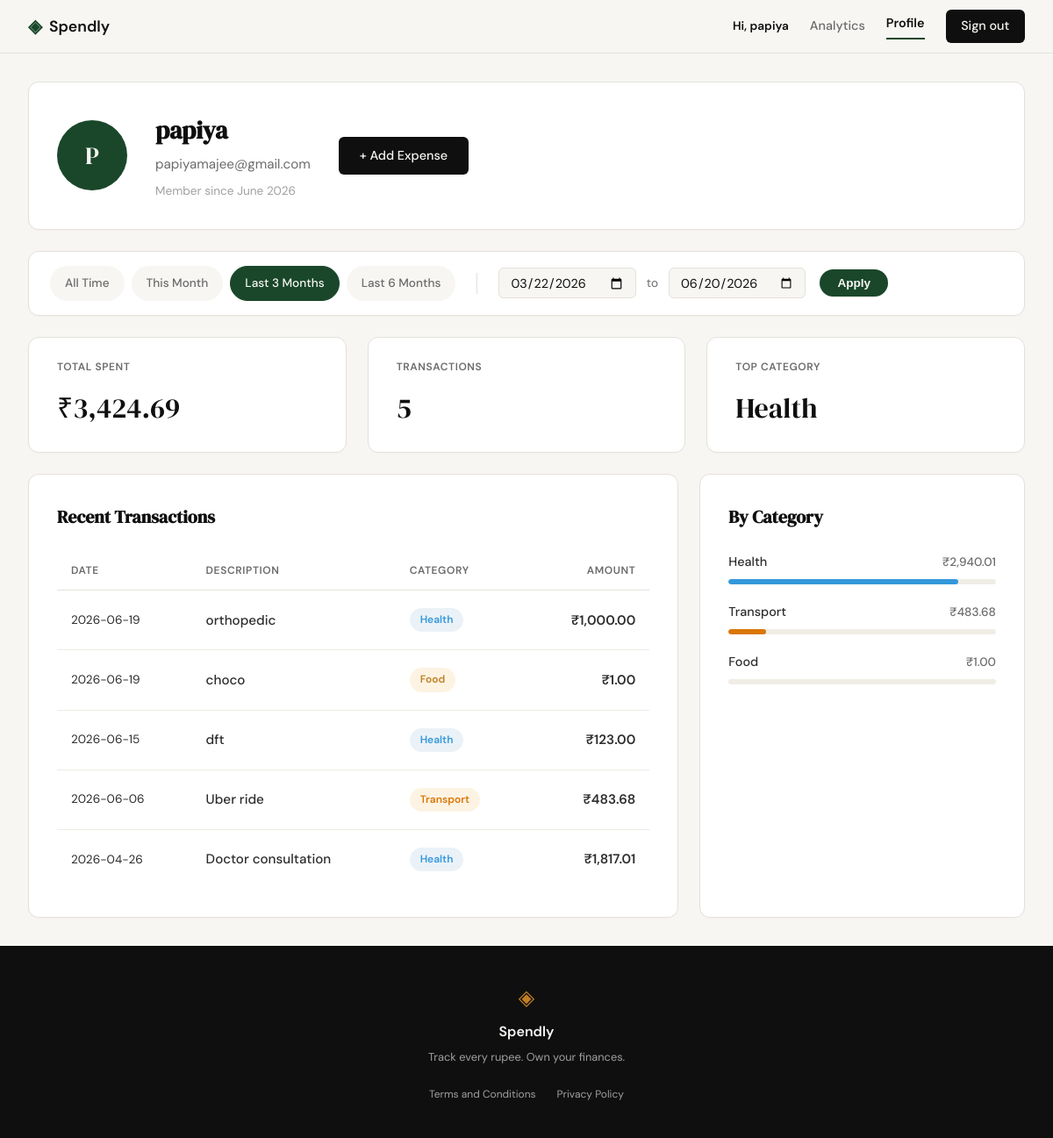
Screenshot of /profile?date_from=2026-03-22&date_to=2026-06-20 (signed in) with the database file from the repository.
### tables this page shows
CREATE TABLE users (
            id INTEGER PRIMARY KEY AUTOINCREMENT,
            name TEXT NOT NULL,
            email TEXT UNIQUE NOT NULL,
            password_hash TEXT NOT NULL,
            created_at TEXT DEFAULT CURRENT_TIMESTAMP
        );

CREATE TABLE expenses (
            id INTEGER PRIMARY KEY AUTOINCREMENT,
            user_id INTEGER NOT NULL,
            amount REAL NOT NULL,
            category TEXT NOT NULL,
            date TEXT NOT NULL,
            description TEXT,
            created_at TEXT DEFAULT CURRENT_TIMESTAMP,
            FOREIGN KEY (user_id) REFERENCES users(id)
        );

### app.py (the view)
@app.route("/profile")
def profile():
    if not session.get("user_id"):
        flash("Please log in to view your profile.", "error")
        return redirect(url_for("login"))
    user_id = session["user_id"]
    user_record = get_user_by_id(user_id)
    date_from_raw = request.args.get("date_from")
    date_to_raw = request.args.get("date_to")
    date_from = None
    date_to = None
    if date_from_raw and date_to_raw:
        try:
            start_date = datetime.strptime(date_from_raw, "%Y-%m-%d").date()
            end_date = datetime.strptime(date_to_raw, "%Y-%m-%d").date()
            if start_date > end_date:
                flash("Start date must be before end date.", "error")
            else:
                date_from = date_from_raw
                date_to = date_to_raw
        except ValueError:
            pass
    today = date.today()
    presets = {
        "this_month": {
            "from": today.replace(day=1).isoformat(),
            "to": today.isoformat()
        },
        "last_3_months": {
            "from": (today - timedelta(days=90)).isoformat(),
            "to": today.isoformat()
        },
        "last_6_months": {
            "from": (today - timedelta(days=180)).isoformat(),
            "to": today.isoformat()
        }
    }
    user_data = {
        "name": user_record["name"],
        "email": user_record["email"],
        "initials": "U"
    }
    try:
        dt_member = datetime.strptime(user_record["created_at"], "%Y-%m-%d %H:%M:%S")
        user_data["member_since"] = dt_member.strftime("%B %Y")
    except (ValueError, TypeError):
        user_data["member_since"] = "Unknown"
    names = user_data["name"].split()
    if len(names) >= 2:
        user_data["initials"] = (names[0][0] + names[-1][0]).upper()
    elif names:
        user_data["initials"] = names[0][0].upper()
    raw_stats = get_user_stats(user_id, date_from, date_to)
    stats = {
        "total_spent": f"₹{raw_stats['total_spent']:,.2f}",
        "count": raw_stats['count'],
        "top_category": raw_stats['top_category'] or "None"
    }
    raw_expenses = get_user_expenses(user_id, date_from, date_to)
    transactions = []
    for exp in raw_expenses:
        transactions.append({
            "date": exp["date"],
            "desc": exp["description"],
            "category": exp["category"],
            "amount": f"₹{exp['amount']:,.2f}"
        })
    categories = get_category_breakdown(user_id, date_from, date_to)
    for cat in categories:
        cat["amount"] = f"₹{cat['amount']:,.2f}"
    return render_template("profile.html",
                           user=user_data,
                           stats=stats,
                           transactions=transactions,
                           categories=categories,
                           date_from=date_from,
                           date_to=date_to,
                           presets=presets)

### database/db.py (called while the page is built)
def get_db():
    conn = sqlite3.connect(DB_NAME)
    conn.row_factory = sqlite3.Row
    conn.execute("PRAGMA foreign_keys = ON;")
    return conn

def get_user_by_id(user_id):
    conn = get_db()
    cursor = conn.cursor()
    try:
        cursor.execute('SELECT * FROM users WHERE id = ?', (user_id,))
        return cursor.fetchone()
    finally:
        conn.close()

def get_user_expenses(user_id, date_from=None, date_to=None):
    conn = get_db()
    cursor = conn.cursor()
    try:
        query = 'SELECT * FROM expenses WHERE user_id = ?'
        params = [user_id]
        if date_from and date_to:
            query += ' AND date BETWEEN ? AND ?'
            params.extend([date_from, date_to])
        query += ' ORDER BY date DESC'
        cursor.execute(query, params)
        return cursor.fetchall()
    finally:
        conn.close()

def get_user_stats(user_id, date_from=None, date_to=None):
    conn = get_db()
    cursor = conn.cursor()
    try:
        date_filter = ""
        params_sub = [user_id]
        params_main = [user_id]
        if date_from and date_to:
            date_filter = " AND date BETWEEN ? AND ?"
            params_sub.extend([date_from, date_to])
            params_main.extend([date_from, date_to])
        query = f'''
            SELECT
                COALESCE(SUM(amount), 0) as total_spent,
                COUNT(id) as count,
                (SELECT category FROM expenses WHERE user_id = ? {date_filter} GROUP BY category ORDER BY SUM(amount) DESC LIMIT 1) as top_category
            FROM expenses
            WHERE user_id = ? {date_filter}
        '''
        cursor.execute(query, params_sub + params_main)
        return cursor.fetchone()
    finally:
        conn.close()

### templates/profile.html (shortened to what this page needs)
{% extends "base.html" %}
{% block head %}
    <link rel="stylesheet" href="{{ url_for('static', filename='css/profile.css') }}">
{% endblock %}
{% block content %}
<div class="profile-container">
    <div class="profile-header-card">
        <div class="profile-avatar">
            {{ user.initials }}
        </div>
        <div class="profile-details">
            <h1 class="profile-name">{{ user.name }}</h1>
            <p class="profile-email">{{ user.email }}</p>
            <p class="profile-meta">Member since {{ user.member_since }}</p>
        </div>
        <a href="{{ url_for('add_expense') }}" class="btn-primary">+ Add Expense</a>
    </div>
    <div class="filter-bar">
        <div class="filter-presets">
            <a href="{{ url_for('profile') }}"
               class="preset-btn {% if not date_from %}active{% endif %}">
                All Time
            </a>
            <a href="{{ url_for('profile', date_from=presets.this_month.from, date_to=presets.this_month.to) }}"
               class="preset-btn {% if date_from == presets.this_month.from and date_to == presets.this_month.to %}active{% endif %}">
                This Month
            </a>
            <a href="{{ url_for('profile', date_from=presets.last_3_months.from, date_to=presets.last_3_months.to) }}"
               class="preset-btn {% if date_from == presets.last_3_months.from and date_to == presets.last_3_months.to %}active{% endif %}">
                Last 3 Months
            </a>
            <a href="{{ url_for('profile', date_from=presets.last_6_months.from, date_to=presets.last_6_months.to) }}"
               class="preset-btn {% if date_from == presets.last_6_months.from and date_to == presets.last_6_months.to %}active{% endif %}">
                Last 6 Months
            </a>
        </div>
        <form action="{{ url_for('profile') }}" method="GET" class="filter-custom">
            <div class="input-group-row">
                <input type="date" id="date_from" name="date_from" value="{{ date_from or '' }}" required>
                <span class="to-text">to</span>
                <input type="date" id="date_to" name="date_to" value="{{ date_to or '' }}" required>
            </div>
            <button type="submit" class="apply-btn">Apply</button>
        </form>
    </div>
    <div class="stats-row">
        <div class="stat-card">
            <div class="stat-label">TOTAL SPENT</div>
            <div class="stat-value">{{ stats.total_spent }}</div>
        </div>
        <div class="stat-card">
            <div class="stat-label">TRANSACTIONS</div>
            <div class="stat-value">{{ stats.count }}</div>
        </div>
        <div class="stat-card">
            <div class="stat-label">TOP CATEGORY</div>
            <div class="stat-value">{{ stats.top_category }}</div>
        </div>
    </div>
    <div class="profile-bottom-grid">
        <div class="history-card">
            <h2 class="section-title">Recent Transactions</h2>
            <div class="history-table-container">
                <table class="history-table">
                    <thead>
                        <tr>
                            <th>DATE</th>
                            <th>DESCRIPTION</th>
                            <th>CATEGORY</th>
                            <th class="td-amount">AMOUNT</th>
                        </tr>
                    </thead>
                    <tbody>
                        {% for tx in transactions %}
                        <tr>
                            <td class="td-date">{{ tx.date }}</td>
                            <td class="td-desc">{{ tx.desc }}</td>
                            <td>
                                <span class="badge badge-{{ tx.category|lower }}">{{ tx.category }}</span>
                            </td>
                            <td class="td-amount">{{ tx.amount }}</td>
                        </tr>
                        {% endfor %}
                    </tbody>
                </table>
            </div>
        </div>
        <div class="category-card">
            <h2 class="section-title">By Category</h2>
            <div class="category-list">
                {% for cat in categories %}
                <div class="category-item">
                    <div class="category-info">
                        <span class="category-name">{{ cat.name }}</span>
                        <span class="category-value">{{ cat.amount }}</span>
                    </div>
                    <div class="progress-bar">
                        <div class="progress-fill fill-{{ cat.class }}" style="width: {{ cat.percent }}%"></div>
                    </div>
                </div>
                {% endfor %}
            </div>
        </div>
    </div>
</div>
{% endblock %}

### templates/base.html (shortened to what this page needs)
<!DOCTYPE html>
<html lang="en">
<head>
    <link rel="stylesheet" href="{{ url_for('static', filename='css/style.css') }}">
    {% block head %}{% endblock %}
</head>
<body>
    <nav class="navbar">
        <div class="nav-inner">
            <a href="{{ url_for('landing') }}" class="nav-brand">
                <span class="brand-icon">◈</span>
                <span class="brand-name">Spendly</span>
            </a>
            <div class="nav-links">
                {% if session.get('user_id') %}
                    <span class="nav-user">Hi, {{ session.get('user_name') }}</span>
                    <a href="{{ url_for('analytics') }}" class="{% if request.endpoint == 'analytics' %}active{% endif %}">Analytics</a>
                    <a href="{{ url_for('profile') }}" class="{% if request.endpoint == 'profile' %}active{% endif %}">Profile</a>
                    <a href="{{ url_for('logout') }}" class="nav-cta">Sign out</a>
                {% else %}
                    <a href="{{ url_for('login') }}">Sign in</a>
                    <a href="{{ url_for('register') }}" class="nav-cta">Get started</a>
                {% endif %}
            </div>
        </div>
    </nav>
    <main class="main-content">
        {% block content %}{% endblock %}
    </main>
    <footer class="footer">
        <div class="footer-inner">
            <span class="brand-icon">◈</span>
            <span class="footer-name">Spendly</span>
            <p class="footer-copy">Track every rupee. Own your finances.</p>
            <div class="footer-links">
                <a href="{{ url_for('terms') }}" class="footer-link">Terms and Conditions</a>
                <a href="{{ url_for('privacy') }}" class="footer-link">Privacy Policy</a>
            </div>
        </div>
    </footer>
</body>
</html>

### static/css/style.css (style rules this page uses)
:root { --ink: #0f0f0f; --ink-soft: #2d2d2d; --ink-muted: #6b6b6b; --ink-faint: #a0a0a0; --paper: #f7f6f3; --paper-warm: #f0ede6; --paper-card: #ffffff; --accent: #1a472a; --accent-light: #e8f0eb; --accent-2: #c17f24; --accent-2-light: #fdf3e3; --danger: #c0392b; --danger-light: #fdecea; --border: #e4e1da; --border-soft: #eeebe4; --font-display: 'DM Serif Display', Georgia, serif; --font-body: 'DM Sans', system-ui, sans-serif; --max-width: 1200px; --auth-width: 440px; --radius-sm: 6px; --radius-md: 12px; --radius-lg: 20px; }
*, *::before, *::after { box-sizing: border-box; margin: 0; padding: 0; }
html { font-size: 16px; scroll-behavior: smooth; }
body { background: var(--paper); color: var(--ink); font-family: var(--font-body); font-size: 1rem; line-height: 1.6; -webkit-font-smoothing: antialiased; }
a { color: inherit; text-decoration: none; }
.navbar { position: sticky; top: 0; z-index: 100; background: var(--paper); border-bottom: 1px solid var(--border); padding: 0 2rem; }
.nav-inner { max-width: var(--max-width); margin: 0 auto; height: 60px; display: flex; align-items: center; justify-content: space-between; }
.nav-brand { display: flex; align-items: center; gap: 0.5rem; font-family: var(--font-body); font-weight: 600; font-size: 1.1rem; color: var(--ink); }
.brand-icon { color: var(--accent); font-size: 1.3rem; }
.brand-name { color: var(--ink); }
.nav-links { display: flex; align-items: center; gap: 1.5rem; font-size: 0.9rem; font-weight: 500; }
.nav-links a { color: var(--ink-muted); transition: color 0.2s; }
.nav-links a.active { color: var(--ink); font-weight: 600; border-bottom: 2px solid var(--accent); padding-bottom: 0.25rem; }
.nav-user { color: var(--ink); font-weight: 600; font-size: 0.85rem; }
.nav-cta { background: var(--ink) !important; color: var(--paper) !important; padding: 0.45rem 1.1rem; border-radius: var(--radius-sm); transition: background 0.2s !important; }
.main-content { min-height: calc(100vh - 60px - 100px); }
.btn-primary { display: inline-block; background: var(--ink); color: var(--paper); padding: 0.65rem 1.5rem; border-radius: var(--radius-sm); font-family: var(--font-body); font-size: 0.9rem; font-weight: 500; cursor: pointer; border: none; transition: background 0.2s; text-decoration: none; }
.footer { background: var(--ink); color: var(--paper); padding: 2.5rem 2rem; text-align: center; }
.footer-inner { display: flex; flex-direction: column; align-items: center; gap: 0.4rem; }
.footer .brand-icon { color: var(--accent-2); font-size: 1.5rem; }
.footer-name { font-weight: 600; font-size: 1rem; }
.footer-copy { font-size: 0.8rem; color: var(--ink-faint); }
.footer-links { margin-top: 1rem; display: flex; gap: 1.5rem; }
.footer-link { font-size: 0.75rem; color: var(--ink-faint); transition: color 0.2s; }

### rows the page displays
users: get "papiya", name "papiya", email "papiyamajee@gmail.com"
expenses: date "2026-06-19", desc "orthopedic", category "Health", amount "₹1,000.00"
expenses: date "2026-06-19", desc "choco", category "Food", amount "₹1.00"
expenses: date "2026-06-15", desc "dft", category "Health", amount "₹123.00"
expenses: date "2026-06-06", desc "Uber ride", category "Transport", amount "₹483.68"
expenses: date "2026-04-26", desc "Doctor consultation", category "Health", amount "₹1,817.01"

### other values shown
{{ user.initials }} "P"
{{ user.member_since }} "June 2026"
{{ stats.total_spent }} "₹3,424.69"
{{ stats.count }} "5"
{{ stats.top_category }} "Health"
{{ cat.name }} "Health" "Transport" "Food"
{{ cat.amount }} "₹2,940.01" "₹483.68" "₹1.00"
